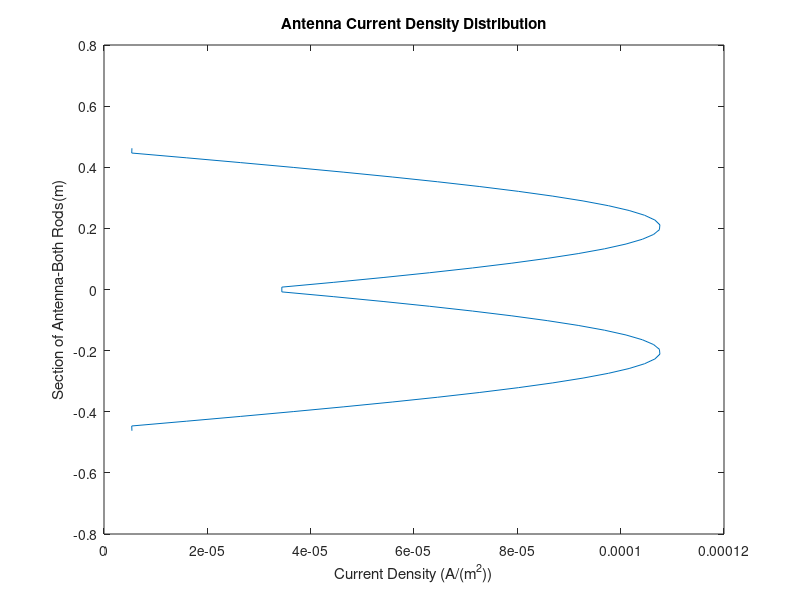

Write the MATLAB code that produced this figure.
%% %%%%%%%%%%%%%%%%%%%%%%%%%%%%%%%%%%%%%%%%%%%%% %%
%% Antenna                                       %%
%% Anthony Gasbarro                              %%
%% EE 675                                        %%    
%% %%%%%%%%%%%%%%%%%%%%%%%%%%%%%%%%%%%%%%%%%%%%% %%

clearvars;
close all;
clc;


%% Constants %%

c = 2.997925*10^8; %Velocity of Light through air
E0 = 8.854*10^(-12); %permittivity of free space (F/m)
mu0 = 4*pi*10^(-7);     %permeability of free space in N/(A^2)
eta0 = 120*pi;           %impedance in free space eta0=377
eps0 = 8.854*10^(-12);   %permittivity of free space in F/m
lambda = (2*pi*c)/(1*10^9);     % wavelength lambda in m
B0 = (2*pi)/lambda;   % phase constant beta0
Vg = 1;                  %voltage difference between gap

%% Variables %%
lengthAntenna = 0.94;
radiusAntenna = 0.0001;

numberOfSegments = 60;

%% Compute Variable Based Values %%
lengthLamb = lengthAntenna*lambda;
radiusLamb = radiusAntenna*lambda;
lengthOfSegment = lengthLamb/numberOfSegments;

segmentCenter = (-lengthLamb/2 + lengthOfSegment/2):lengthOfSegment:(lengthLamb/2 - lengthOfSegment/2);
segmentCenter(numberOfSegments + 1) = lengthLamb/2 - lengthOfSegment;

%% Generate A and B Matrix %%

Amatrix = zeros(numberOfSegments+1, numberOfSegments+1);
Bmatrix = (((Vg/(2*eta0))*1j)*sin(B0*abs(segmentCenter)))';

     %Assign A matrix values
     for i = 1:numberOfSegments+1

         R = sqrt(radiusLamb^2 + (segmentCenter-segmentCenter(i)).^2);
         Amatrix(i, :) = (exp(-1j*B0*R)./R)*lengthOfSegment;
     end
    %Last A matrix Column 
        Amatrix(:,numberOfSegments+1) = cos(B0*segmentCenter)';
        
%% Compute Current %%

I = (Amatrix)\Bmatrix*4*pi;
I = I(1:numberOfSegments);

AntennaLength = segmentCenter(1:numberOfSegments);

Icenter = I(abs(numberOfSegments/2));
Z = Vg/(Icenter);

%% Print Computation Results %%
fprintf('Completed Computation \n')
fprintf('Length: %.5f m \nRadius: %.5f m \nSections: %.8f m\n', lengthLamb, radiusLamb, lengthOfSegment)
fprintf('Gap Potential: %.2f V \nWavelength: %.2f m\n\n', Vg, lambda)

%% Plot final Results %%
plot(abs(I),AntennaLength/lambda)
title('Antenna Current Density Distribution')
ylabel('Section of Antenna-Both Rods(m)') 
xlabel('Current Density (A/(m^2))') 
